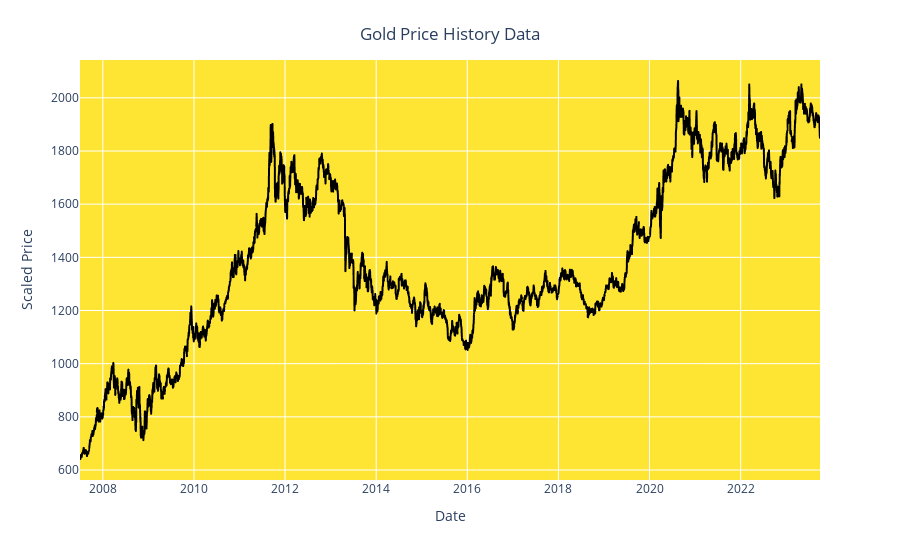

This figure's notebook cell:
### Code cell
fig = px.line(y=df.Price, x=df.Date)
fig.update_traces(line_color='black') 
fig.update_layout(xaxis_title="Date", 
                  yaxis_title="Scaled Price",
                  title={'text': "Gold Price History Data", 'y':0.95, 'x':0.5, 'xanchor':'center', 'yanchor':'top'},
                  plot_bgcolor='rgba(255,223,0,0.8)')

### Figure 1 — Plotly figure (JSON) as saved in the notebook; plotly's stock layout.template omitted (floating-point values rounded to 4 significant figures; data arrays with more than 128 entries replaced by an {"elided": "..."} marker saying what was removed)
{"data": [{"hovertemplate": "x=%{x}<br>y=%{y}<extra></extra>", "legendgroup": "", "line": {"color": "black", "dash": "solid"}, "marker": {"symbol": "circle"}, "mode": "lines", "name": "", "showlegend": false, "type": "scattergl", "x": {"elided": "4216 str values"}, "xaxis": "x", "y": {"elided": "4216 float values"}, "yaxis": "y"}], "layout": {"legend": {"tracegroupgap": 0}, "margin": {"t": 60}, "plot_bgcolor": "rgba(255,223,0,0.8)", "title": {"text": "Gold Price History Data", "x": 0.5, "xanchor": "center", "y": 0.95, "yanchor": "top"}, "xaxis": {"anchor": "y", "domain": [0, 1], "title": {"text": "Date"}}, "yaxis": {"anchor": "x", "domain": [0, 1], "title": {"text": "Scaled Price"}}}}
